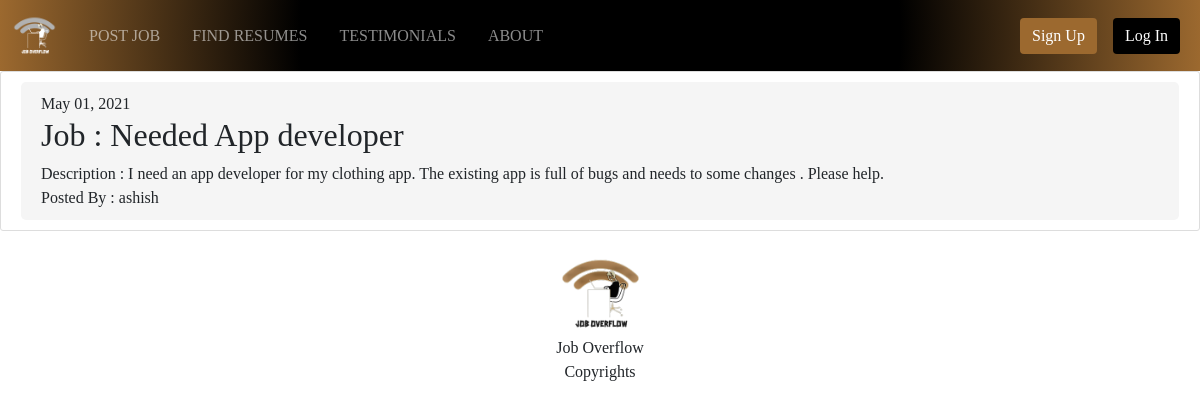
The app's page /jobs/applications/1/, older data.
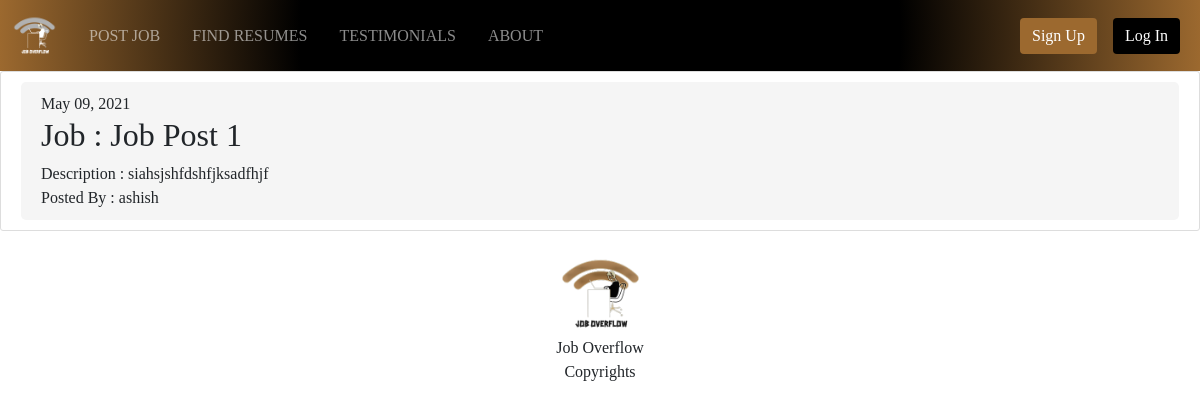
The same page, newer data.
### jobs/models.py (models this page shows, shortened)
class JobApplication(models.Model):
    job = models.ForeignKey(
        JobPost, related_name='job_application', on_delete=models.CASCADE)
    applicant = models.ForeignKey(
        User, related_name='job_applicant', on_delete=models.CASCADE)
    date_applied = models.DateTimeField(default=timezone.now)
    full_name = models.CharField(max_length=200, blank=False)
    address = models.CharField(max_length=255, blank=False)
    resume = models.FileField(
        null=True, upload_to="applicant_resumes", blank=True)
    email = models.EmailField(blank=False)
    additional_info = models.CharField(max_length=500, blank=True)

class JobPost(models.Model):
    title = models.CharField(max_length=200)
    description = models.TextField()
    recruiter = models.ForeignKey(User, on_delete=models.CASCADE)
    company = models.CharField(max_length=200, default="", null=True)
    stipend = models.FloatField(blank=True, null=True)
    location = models.CharField(max_length=255)
    link = models.URLField(null=True, blank=True)
    date_posted = models.DateTimeField(default=timezone.now)
    skills_req = models.CharField(
        max_length=200, default="No skills required.", null=True)

### jobs/views.py (the view)
class JobApplicationDetailView(DetailView):
    model = JobApplication
    def get_context_data(self, **kwargs):
        context = super(JobApplicationDetailView,
                        self).get_context_data(**kwargs)
        logged_user = self.request.user
        application = self.get_object()
        if logged_user == application.job.recruiter:
            context['is_recruiter'] = 1
        return context

### jobs/templates/jobs/jobapplication_detail.html (shortened to what this page needs)
{% extends 'jobs/base.html' %} {% block content %}
<article class="content-section">
	<div class="job-update">
		<div>
			<p>{{ object.date_applied | date:"F d, Y" }}</p>
		</div>
		<h2 class="article-title">Job : {{ object.job.title }}</h2>
		<p class="article-content">Description : {{ object.job.description }}</p>
		<p class="font-weight-light">Posted By : {{ object.job.recruiter }}</p>
	</div>
</article>
{% endblock content %}

Row changes from the older to the newer data that the page shows:
changed JobApplication "ashish": date_applied "May 01, 2021" → "May 09, 2021"; job "Needed App developer" → "Job Post 1"; job.description "I need an app developer for my clothing app. The existing app is full of bugs and needs to some changes . Please help." → "siahsjshfdshfjksadfhjf"
